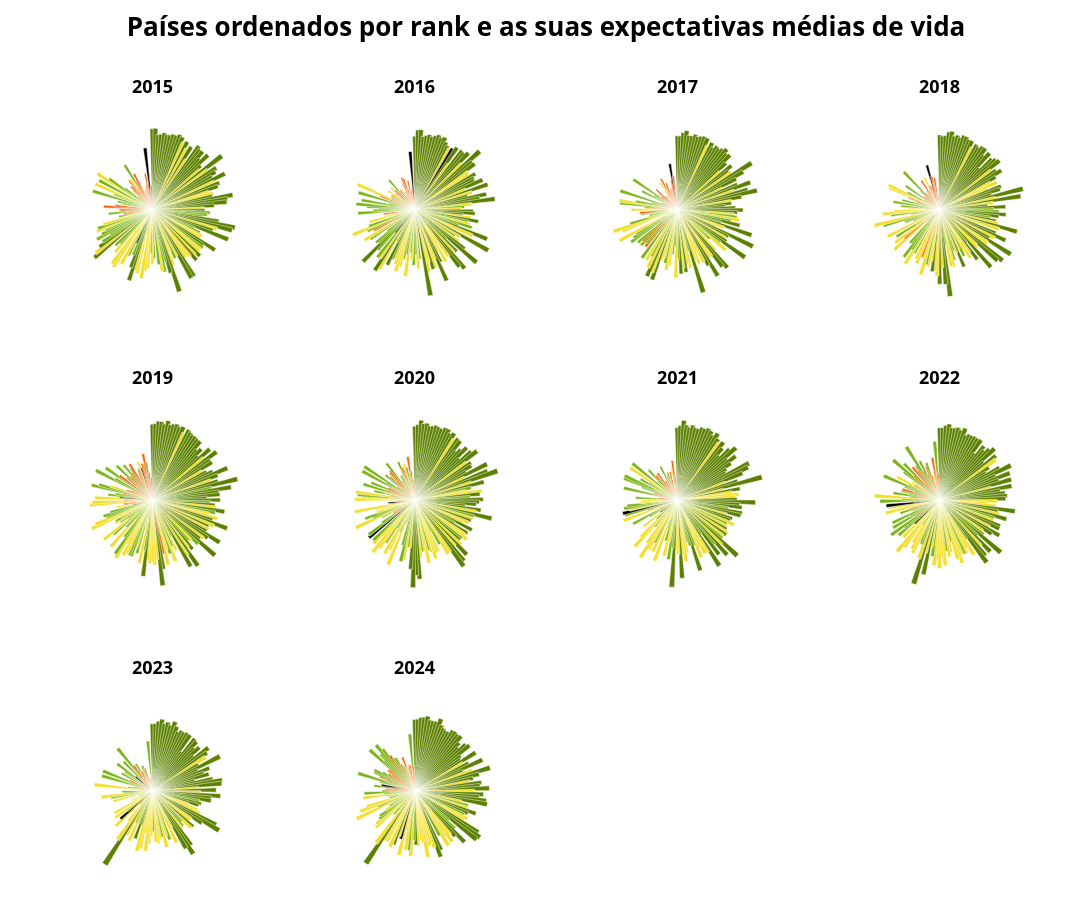

The code cell stored with this chart in its notebook:
### Markdown cell above
#### 3.2- A expectativa de vida contribui consistentemente para a felicidade?

### Code cell
import plotly.graph_objects as go
from plotly.subplots import make_subplots

years = sorted(datasets.keys())
n = len(years)

income_colors = {
    'L':  "#FB6107",   # Low income
    'LM': "#7CB518",   # Lower-middle
    'UM': "#F3DE2C",   # Upper-middle
    'H':  "#5C8001"    # High income
}

cols = 4
rows = (n + cols - 1) // cols

fig = make_subplots(
    rows=rows,
    cols=cols,
    specs=[[{"type": "polar"} for _ in range(cols)] for _ in range(rows)],
    subplot_titles=[str(year) for year in years], 
    horizontal_spacing=0.08,
    vertical_spacing=0.09     
)

index = 0
for year in years:
    df = datasets[year]

    row = index // cols + 1
    col = index % cols + 1
    
    color_vector = df["Income"].map(income_colors)
    fig.add_trace(
        go.Barpolar(
            r=df["Healthy Life Expectancy"],
            theta=df["Country"],
            width=[1.5]*len(df),
            marker=dict(
                color=color_vector,    
                line_color='white'),
            opacity=1,
            customdata=np.stack([df["Country"], df["Rank"]], axis=-1),
            hovertemplate="<b>%{customdata[0]}</b><br>Rank: %{customdata[1]}<extra></extra>"
        ),
        row=row, col=col
    )

    fig.update_polars(
        angularaxis=dict(visible=False, rotation=90,direction="clockwise" ),
        radialaxis=dict(visible=False),
        bgcolor="white",
        row=row, col=col,
    )


    index += 1

for annotation in fig.layout.annotations:
    annotation['text'] = f"<b>{annotation['text']}</b>"
    annotation['font'] = dict(color='black', size=18)

fig.update_layout(
    height=300 * rows,  
    width=300 * cols,   
    margin=dict(t=100, b=0, l=60, r=60), 
    showlegend=False,
    title=dict(
        text="<b> Países ordenados por rank e as suas expectativas médias de vida </b>",
        y=0.98,
        x=0.5,
        font=dict(size=26, color="black")
    ),
)

fig.show()

### Figure 1 — Plotly figure (JSON) as saved in the notebook; plotly's stock layout.template omitted (floating-point values rounded to 4 significant figures; data arrays with more than 128 entries replaced by an {"elided": "..."} marker saying what was removed)
{"data": [{"customdata": {"elided": "158x2 mixed values"}, "hovertemplate": "<b>%{customdata[0]}</b><br>Rank: %{customdata[1]}<extra></extra>", "marker": {"color": {"elided": "158 str values"}, "line": {"color": "white"}}, "opacity": 1, "r": {"elided": "158 float values"}, "subplot": "polar", "theta": {"elided": "158 str values"}, "type": "barpolar", "width": {"elided": "158 float values"}}, {"customdata": {"elided": "157x2 mixed values"}, "hovertemplate": "<b>%{customdata[0]}</b><br>Rank: %{customdata[1]}<extra></extra>", "marker": {"color": {"elided": "157 str values"}, "line": {"color": "white"}}, "opacity": 1, "r": {"elided": "157 float values"}, "subplot": "polar2", "theta": {"elided": "157 str values"}, "type": "barpolar", "width": {"elided": "157 float values"}}, {"customdata": {"elided": "155x2 mixed values"}, "hovertemplate": "<b>%{customdata[0]}</b><br>Rank: %{customdata[1]}<extra></extra>", "marker": {"color": {"elided": "155 str values"}, "line": {"color": "white"}}, "opacity": 1, "r": {"elided": "155 float values"}, "subplot": "polar3", "theta": {"elided": "155 str values"}, "type": "barpolar", "width": {"elided": "155 float values"}}, {"customdata": {"elided": "156x2 mixed values"}, "hovertemplate": "<b>%{customdata[0]}</b><br>Rank: %{customdata[1]}<extra></extra>", "marker": {"color": {"elided": "156 str values"}, "line": {"color": "white"}}, "opacity": 1, "r": {"elided": "156 float values"}, "subplot": "polar4", "theta": {"elided": "156 str values"}, "type": "barpolar", "width": {"elided": "156 float values"}}, {"customdata": {"elided": "156x2 mixed values"}, "hovertemplate": "<b>%{customdata[0]}</b><br>Rank: %{customdata[1]}<extra></extra>", "marker": {"color": {"elided": "156 str values"}, "line": {"color": "white"}}, "opacity": 1, "r": {"elided": "156 float values"}, "subplot": "polar5", "theta": {"elided": "156 str values"}, "type": "barpolar", "width": {"elided": "156 float values"}}, {"customdata": {"elided": "153x2 mixed values"}, "hovertemplate": "<b>%{customdata[0]}</b><br>Rank: %{customdata[1]}<extra></extra>", "marker": {"color": {"elided": "153 str values"}, "line": {"color": "white"}}, "opacity": 1, "r": {"elided": "153 float values"}, "subplot": "polar6", "theta": {"elided": "153 str values"}, "type": "barpolar", "width": {"elided": "153 float values"}}, {"customdata": {"elided": "149x2 mixed values"}, "hovertemplate": "<b>%{customdata[0]}</b><br>Rank: %{customdata[1]}<extra></extra>", "marker": {"color": {"elided": "149 str values"}, "line": {"color": "white"}}, "opacity": 1, "r": {"elided": "149 float values"}, "subplot": "polar7", "theta": {"elided": "149 str values"}, "type": "barpolar", "width": {"elided": "149 float values"}}, {"customdata": {"elided": "146x2 mixed values"}, "hovertemplate": "<b>%{customdata[0]}</b><br>Rank: %{customdata[1]}<extra></extra>", "marker": {"color": {"elided": "146 str values"}, "line": {"color": "white"}}, "opacity": 1, "r": {"elided": "146 float values"}, "subplot": "polar8", "theta": {"elided": "146 str values"}, "type": "barpolar", "width": {"elided": "146 float values"}}, {"customdata": {"elided": "137x2 mixed values"}, "hovertemplate": "<b>%{customdata[0]}</b><br>Rank: %{customdata[1]}<extra></extra>", "marker": {"color": {"elided": "137 str values"}, "line": {"color": "white"}}, "opacity": 1, "r": {"elided": "137 float values"}, "subplot": "polar9", "theta": {"elided": "137 str values"}, "type": "barpolar", "width": {"elided": "137 float values"}}, {"customdata": {"elided": "143x2 mixed values"}, "hovertemplate": "<b>%{customdata[0]}</b><br>Rank: %{customdata[1]}<extra></extra>", "marker": {"color": {"elided": "143 str values"}, "line": {"color": "white"}}, "opacity": 1, "r": {"elided": "143 float values"}, "subplot": "polar10", "theta": {"elided": "143 str values"}, "type": "barpolar", "width": {"elided": "143 float values"}}], "layout": {"annotations": [{"font": {"color": "black", "size": 18}, "showarrow": false, "text": "<b>2015</b>", "x": 0.095, "xanchor": "center", "xref": "paper", "y": 1, "yanchor": "bottom", "yref": "paper"}, {"font": {"color": "black", "size": 18}, "showarrow": false, "text": "<b>2016</b>", "x": 0.365, "xanchor": "center", "xref": "paper", "y": 1, "yanchor": "bottom", "yref": "paper"}, {"font": {"color": "black", "size": 18}, "showarrow": false, "text": "<b>2017</b>", "x": 0.635, "xanchor": "center", "xref": "paper", "y": 1, "yanchor": "bottom", "yref": "paper"}, {"font": {"color": "black", "size": 18}, "showarrow": false, "text": "<b>2018</b>", "x": 0.905, "xanchor": "center", "xref": "paper", "y": 1, "yanchor": "bottom", "yref": "paper"}, {"font": {"color": "black", "size": 18}, "showarrow": false, "text": "<b>2019</b>", "x": 0.095, "xanchor": "center", "xref": "paper", "y": 0.6367, "yanchor": "bottom", "yref": "paper"}, {"font": {"color": "black", "size": 18}, "showarrow": false, "text": "<b>2020</b>", "x": 0.365, "xanchor": "center", "xref": "paper", "y": 0.6367, "yanchor": "bottom", "yref": "paper"}, {"font": {"color": "black", "size": 18}, "showarrow": false, "text": "<b>2021</b>", "x": 0.635, "xanchor": "center", "xref": "paper", "y": 0.6367, "yanchor": "bottom", "yref": "paper"}, {"font": {"color": "black", "size": 18}, "showarrow": false, "text": "<b>2022</b>", "x": 0.905, "xanchor": "center", "xref": "paper", "y": 0.6367, "yanchor": "bottom", "yref": "paper"}, {"font": {"color": "black", "size": 18}, "showarrow": false, "text": "<b>2023</b>", "x": 0.095, "xanchor": "center", "xref": "paper", "y": 0.2733, "yanchor": "bottom", "yref": "paper"}, {"font": {"color": "black", "size": 18}, "showarrow": false, "text": "<b>2024</b>", "x": 0.365, "xanchor": "center", "xref": "paper", "y": 0.2733, "yanchor": "bottom", "yref": "paper"}], "height": 900, "margin": {"b": 0, "l": 60, "r": 60, "t": 100}, "polar": {"angularaxis": {"direction": "clockwise", "rotation": 90, "visible": false}, "bgcolor": "white", "domain": {"x": [0, 0.19], "y": [0.7267, 1]}, "radialaxis": {"visible": false}}, "polar10": {"angularaxis": {"direction": "clockwise", "rotation": 90, "visible": false}, "bgcolor": "white", "domain": {"x": [0.27, 0.46], "y": [0, 0.2733]}, "radialaxis": {"visible": false}}, "polar11": {"domain": {"x": [0.54, 0.73], "y": [0, 0.2733]}}, "polar12": {"domain": {"x": [0.81, 1], "y": [0, 0.2733]}}, "polar2": {"angularaxis": {"direction": "clockwise", "rotation": 90, "visible": false}, "bgcolor": "white", "domain": {"x": [0.27, 0.46], "y": [0.7267, 1]}, "radialaxis": {"visible": false}}, "polar3": {"angularaxis": {"direction": "clockwise", "rotation": 90, "visible": false}, "bgcolor": "white", "domain": {"x": [0.54, 0.73], "y": [0.7267, 1]}, "radialaxis": {"visible": false}}, "polar4": {"angularaxis": {"direction": "clockwise", "rotation": 90, "visible": false}, "bgcolor": "white", "domain": {"x": [0.81, 1], "y": [0.7267, 1]}, "radialaxis": {"visible": false}}, "polar5": {"angularaxis": {"direction": "clockwise", "rotation": 90, "visible": false}, "bgcolor": "white", "domain": {"x": [0, 0.19], "y": [0.3633, 0.6367]}, "radialaxis": {"visible": false}}, "polar6": {"angularaxis": {"direction": "clockwise", "rotation": 90, "visible": false}, "bgcolor": "white", "domain": {"x": [0.27, 0.46], "y": [0.3633, 0.6367]}, "radialaxis": {"visible": false}}, "polar7": {"angularaxis": {"direction": "clockwise", "rotation": 90, "visible": false}, "bgcolor": "white", "domain": {"x": [0.54, 0.73], "y": [0.3633, 0.6367]}, "radialaxis": {"visible": false}}, "polar8": {"angularaxis": {"direction": "clockwise", "rotation": 90, "visible": false}, "bgcolor": "white", "domain": {"x": [0.81, 1], "y": [0.3633, 0.6367]}, "radialaxis": {"visible": false}}, "polar9": {"angularaxis": {"direction": "clockwise", "rotation": 90, "visible": false}, "bgcolor": "white", "domain": {"x": [0, 0.19], "y": [0, 0.2733]}, "radialaxis": {"visible": false}}, "showlegend": false, "title": {"font": {"color": "black", "size": 26}, "text": "<b> Países ordenados por rank e as suas expectativas médias de vida </b>", "x": 0.5, "y": 0.98}, "width": 1200}}
